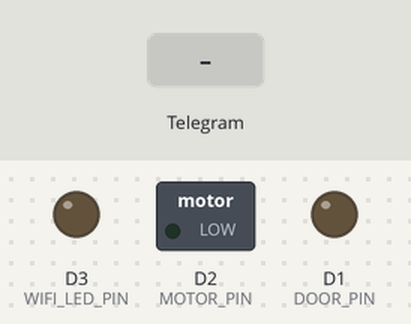
A sketch run on a simulated ESP8266 (NodeMCU). Parts: switched loads named in the sketch (green lamp = pin HIGH), output pins drawn as LEDs (lit = HIGH). The inputs (shaded band) are chosen by the test bench. WiFi joins after 1.5 s; servers stay silent unless stated; what the sketch prints to the serial monitor is not drawn.

Above: at 0.1 s.
At 2.7 s:
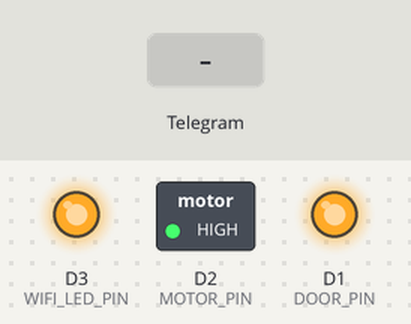
2.8 s: Telegram message "3 Mins" received
At 3.2 s:
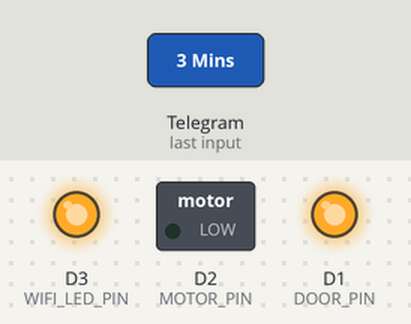
4.3 s: Telegram message "/start" received
6.3 s: Telegram message "Fill the empty Tank" received
Timing chart, 0 to 9.3 s (numbered marks = the images above; inputs shaded):
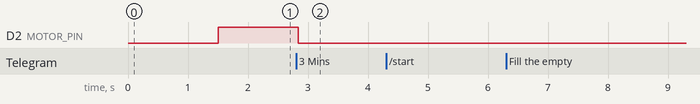

Measured:
- after the input at 2.8 s, D2 (MOTOR_PIN): HIGH → LOW at once
- after the input at 4.3 s, every drawn part: stays the same
- after the input at 6.3 s, every drawn part: stays the same

The sketch:

motor.ino
```cpp
#include <ESP8266WiFi.h>
#include <WiFiClientSecure.h>
#include <UniversalTelegramBot.h>
#include <ArduinoJson.h>
#include <auth.h> // Your authentication file
// ------------------------------------------------------------------------------------
// DEFINES
// ------------------------------------------------------------------------------------
String chat_id;

// ------------------------------------------------------------------------------------
// This is the Wifi client that supports HTTPS
// ------------------------------------------------------------------------------------
WiFiClientSecure client;
UniversalTelegramBot motor_bot(motor_bot_token, client);


// ------------------------------------------------------------------------------------
unsigned long lastTimeChecked = 0;
const int delayBetweenChecks = 1000;
unsigned long timerExpires = 0;
bool timerActive = false;

// ------------------------------------------------------------------------------------
void handleNewMessages(int numNewMessages, UniversalTelegramBot& bot);
void setupWifi();
void update_msgTime(int chat_id, int msg_id);


void setup() {
  Serial.begin(9600);

  setupWifi();

  pinMode(MOTOR_PIN, OUTPUT);
  pinMode(DOOR_PIN, OUTPUT);
  pinMode(WIFI_LED_PIN, OUTPUT);

  digitalWrite(MOTOR_PIN, HIGH);  // Assume HIGH is OFF
  digitalWrite(DOOR_PIN, HIGH);   // Assume HIGH is OFF


  client.setInsecure();

  motor_bot.longPoll = 60;
}


void loop() {
  if (WiFi.status() != WL_CONNECTED) {
    Serial.println("WiFi connection lost. Reconnecting...");
    digitalWrite(WIFI_LED_PIN, LOW);
    setupWifi();
  }
  digitalWrite(WIFI_LED_PIN, HIGH);

  unsigned long currentTime = millis();

  if (currentTime - lastTimeChecked > delayBetweenChecks) {
    int numNewMessages = motor_bot.getUpdates(motor_bot.last_message_received + 1);
    if (numNewMessages) {
      Serial.println("Got response from motor bot");
      handleNewMessages(numNewMessages, motor_bot);
    }


    lastTimeChecked = currentTime;

    if (timerActive && currentTime > timerExpires) {
      digitalWrite(MOTOR_PIN, HIGH);  // Turn off motor
      timerActive = false;

      motor_bot.sendMessage(chat_id, "Motor is currently OFF ❌");
    }
  }
}
//===========================================================================================================
//============================================= Logic ======================================================
//===========================================================================================================
// connect WI-FI
void setupWifi() {
  digitalWrite(WIFI_LED_PIN, LOW);
  WiFi.mode(WIFI_STA);
  WiFi.begin(ssid, password);

  Serial.print("Connecting to WiFi");
  while (WiFi.status() != WL_CONNECTED) {
    Serial.print(".");
    delay(500);
  }

  Serial.println("\nWiFi connected");
  Serial.println("IP address: " + WiFi.localIP().toString());
  digitalWrite(WIFI_LED_PIN, HIGH);
}
// Handle the new msgs
void handleNewMessages(int numNewMessages, UniversalTelegramBot& bot) {
  String motorKeyboardJson = F("[[{ \"text\" : \"OFF\", \"callback_data\" : \"OFF\" }],"
                               "[{ \"text\" : \"3 Mins\", \"callback_data\" : \"TIME3\" },{ \"text\" : \"5 Mins\", \"callback_data\" : \"TIME5\" },{ \"text\" : \"10 Mins\", \"callback_data\" : \"TIME10\" }],"
                               "[{ \"text\" : \"20 Mins\", \"callback_data\" : \"TIME20\" }],"
                               "[{ \"text\" : \"Fill the empty Tank\", \"callback_data\" : \"TIME35\" }],"
                               "[{\"text\" : \"Open The Door\", \"callback_data\":\"OPEN\"}]]");

  for (int i = 0; i < numNewMessages; i++) {
    chat_id = String(bot.messages[i].chat_id);
    String text = bot.messages[i].text;
    Serial.print("Text = ");
    Serial.println(text);
    Serial.println("type = " + bot.messages[i].type);
    if (bot.messages[i].type == F("message")) {

      Serial.print("button pressed with data: ");
      Serial.println(text);

      if (text == F("OFF")) {
        digitalWrite(MOTOR_PIN, HIGH);
        timerActive = false;
        // motor_bot.sendMessageWithReplyKeyboard(chat_id, "Motor is currently OFF ❌", "", motorKeyboardJson);
        bot.sendMessage(chat_id, "Motor is currently OFF ❌");
      } else if (text == "3 Mins" || text == "5 Mins" || text == "10 Mins" || text == "20 Mins" || text == "Fill the empty Tank") {
        if (text == "Fill the empty Tank") text = "35";
        text.replace("Mins ", "");
        int timeRequested = text.toInt();
        digitalWrite(MOTOR_PIN, LOW);
        timerActive = true;
        timerExpires = millis() + (timeRequested * 1000 * 60);
        // bot.sendMessageWithReplyKeyboard(chat_id, "Motor is currently set to " + text + " Mins ✅", "", motorKeyboardJson);
        String msg = String("Motor is currently set to " + text + " Mins ✅");
        Serial.println(msg);
        bot.sendMessage(chat_id, msg);

      } else if (text == F("Open The Door")) {
        Serial.println("Test");
        digitalWrite(DOOR_PIN, LOW);
        bot.sendMessage(chat_id, "Door is OPEN ✅");
        delay(200);
        digitalWrite(DOOR_PIN, HIGH);

      } else if (text == F("/start")) {
        bot.sendMessageWithReplyKeyboard(chat_id, "Mr.Bot", "", motorKeyboardJson, true);
      }
      // } else if (text == F("/Door")) {

      //   String keyboardJson = F("[[{\"text\": \"OPEN\", \"callback_data\": \"OPEN\"}]]");
      //   bot.sendMessageWithReplyKeyboard(chat_id, "DOOR", "", keyboardJson,true);
    }
  }
}
```

auth.h
```cpp
#ifndef AUTH_H
#define AUTH_H
#define motor_bot_token  ""  // telegram token
#define ssid             ""  // your Wi-Fi's SSID
#define password         ""  // your Wi-Fi's Password
#define WIFI_LED_PIN D3
#define MOTOR_PIN D2
#define DOOR_PIN D1
#endif
```
